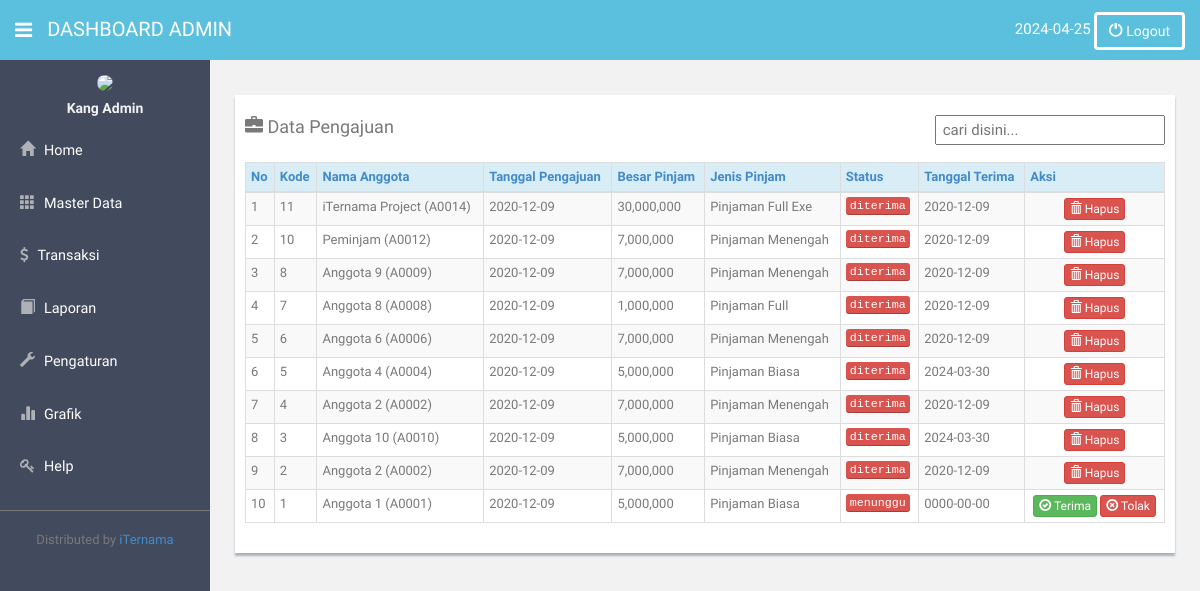
/koperasi/index.php?pilih=4.4&aksi=admin (signed in), run on the app's committed database.
### tables this page shows
CREATE TABLE `t_pengajuan` (
  `kode_pengajuan` int(4) NOT NULL,
  `tgl_pengajuan` date NOT NULL,
  `kode_anggota` varchar(10) NOT NULL,
  `kode_jenis_pinjam` varchar(10) NOT NULL,
  `besar_pinjam` int(11) NOT NULL,
  `tgl_acc` date NOT NULL,
  `status` varchar(12) NOT NULL
);

CREATE TABLE `t_anggota` (
  `kode_anggota` char(5) NOT NULL,
  `kode_tabungan` int(11) NOT NULL,
  `nama_anggota` varchar(50) NOT NULL,
  `alamat_anggota` varchar(100) NOT NULL,
  `jenis_kelamin` varchar(10) NOT NULL,
  `pekerjaan` varchar(50) NOT NULL,
  `tgl_masuk` date NOT NULL,
  `telp` varchar(12) NOT NULL,
  `tempat_lahir` varchar(20) NOT NULL,
  `tgl_lahir` date NOT NULL,
  `status` varchar(10) NOT NULL,
  `u_entry` varchar(50) NOT NULL,
  `tgl_entri` date NOT NULL
);

CREATE TABLE `t_jenis_pinjam` (
  `kode_jenis_pinjam` char(5) NOT NULL,
  `nama_pinjaman` varchar(50) NOT NULL,
  `lama_angsuran` int(11) NOT NULL,
  `maks_pinjam` double NOT NULL,
  `bunga` float NOT NULL,
  `u_entry` varchar(50) NOT NULL,
  `tgl_entri` date NOT NULL
);

### pengajuan/pengajuan.php (the view, shortened to what this page needs)
<head>
</head>
<?php
$aksi= isset($_GET['aksi']);
if($aksi=='admin')
{
 ?>
<div class="row mt">
 <div class="col-lg-12">
  <div class="form-panel">
   <h4 class="mb"><span class='glyphicon glyphicon-briefcase'></span> Data Pengajuan
                       <span style="float:right;"> <input type="text" id="cari" style="width:230px;height:30px;font-size:15px;" placeholder=" cari disini...">
                    </span></h4>
   <form class="form-inline" role="form">
  <table class="table table-bordered table-striped table-condensed">
    <thead>
    <tr class="info">
             <th><a href="#">No</a></th>
             <th><a href="#">Kode</a></th>
             <th><a href="#">Nama Anggota</a></th>
             <th><a href="#">Tanggal Pengajuan</a></th>
             <th><a href="#">Besar Pinjam</a></th>
             <th><a href="#">Jenis Pinjam</a></th>
             <th><a href="#">Status</a></th>
             <th><a href="#">Tanggal Terima</a></th>
             <th><a>Aksi</a></th>
        </tr>
    </thead><tbody id="fbody">
<?php
include "config/koneksi.php";
    $sqlku=mysqli_query($koneksi, "SELECT * from t_pengajuan order by kode_pengajuan desc");
  $no=1;
  while($data=mysqli_fetch_array($sqlku)){
?>
      <tr>
      <td><?php echo $no;?></td>
      <td><?php echo $data['kode_pengajuan'];?></td>
      <?php
      $isi=$data['kode_anggota'];
       $ang=mysqli_fetch_array(mysqli_query($koneksi, "SELECT * from t_anggota where kode_anggota='$isi'")); ?>
      <td><?php echo $ang['nama_anggota'];?> (<?php echo $isi;?>)</td>
      <td><?php echo $data['tgl_pengajuan'];?></td>
      <td><?php echo number_format($data['besar_pinjam']);?></td>
      <?php $rr=$data['kode_jenis_pinjam'];?>
    <?php $oo=mysqli_fetch_array(mysqli_query($koneksi, "SELECT*from t_jenis_pinjam where kode_jenis_pinjam='$rr'"));?>
      <td><?php echo $oo['nama_pinjaman'];?></td>
      <td><kbd style="background-color:#d9534f;"><?php echo $data['status'];?></kbd></td>
      <td><?php echo $data['tgl_acc'];?></td>
      <?php if($data['status']=='menunggu')
      {?>
        <td align="center">
        <a class="btn btn-success btn-xs" href="pengajuan/proses_pengajuan.php?proses=terima&kode_anggota=<?php echo $isi;?>&kode_pengajuan=<?php echo $data['kode_pengajuan'];?>"><i class="glyphicon glyphicon-ok-circle"></i> Terima</a>
        <a class="btn btn-danger btn-xs" href="pengajuan/proses_pengajuan.php?proses=tolak&kode_anggota=<?php echo $isi;?>&kode_pengajuan=<?php echo $data['kode_pengajuan'];?>"><i class="glyphicon glyphicon-remove-circle"></i> Tolak</a>
      </td>
        <?php } ?>
      <?php if($data['status']=='diterima')
      {?>
        <td align="center">
        <a class="btn btn-danger btn-xs" href="pengajuan/proses_pengajuan.php?proses=hapus&kode_anggota=<?php echo $isi;?>&kode_pengajuan=<?php echo $data['kode_pengajuan'];?>"><i class="glyphicon glyphicon-trash"></i> Hapus</a>
        </td>
        <?php } ?>
        </tr>
<?php
  $no++;}
?>
</tbody></table></div></form>
</div>
</div>
<?php }
?>

### koperasi/index.php (shortened to what this page needs)
<?php
	if(empty($_SESSION['kopname'])||empty($_SESSION['level'])){	?>
		<script>
    // alert("Anda Harus Login Dahulu");
    window.location="login/login.php";
    </script>
    <?php
	}else
    {
        $pilih = isset($_GET['pilih']) ? $_GET['pilih'] : '';
      switch($pilih){
        case "4.4"  : $tampil = "pengajuan/pengajuan.php"; break;
      }
?>
<!DOCTYPE html PUBLIC "-//W3C//DTD XHTML 1.0 Transitional//EN" "http://www.w3.org/TR/xhtml1/DTD/xhtml1-transitional.dtd">
<html xmlns="http://www.w3.org/1999/xhtml">
<head>
    <link href="Theme/assets/css/bootstrap.css" rel="stylesheet">
    <link href="Theme/assets/font-awesome/css/font-awesome.css" rel="stylesheet" />
    <link rel="stylesheet" type="text/css" href="Theme/assets/css/zabuto_calendar.css">
    <link rel="stylesheet" type="text/css" href="Theme/assets/js/gritter/css/jquery.gritter.css" />
    <link rel="stylesheet" type="text/css" href="Theme/assets/lineicons/style.css">
    <link href="Theme/assets/css/style.css" rel="stylesheet">
    <link href="Theme/assets/css/style-responsive.css" rel="stylesheet">
  </head>
</head>
<body>
<section id="container" >
      <?php
      if($_SESSION['level']=='admin')
      {
        echo '<header class="header" style="background-color:#5bc0de;">';
      }
      else if($_SESSION['level']=='operator')
      {
        echo '<header class="header" style="background-color:#5cb85c;">';
      }
      ?>
              <div class="sidebar-toggle-box" style="color:#fff;">
                  <div class="fa fa-bars tooltips" data-placement="right" data-original-title="Toggle Navigation"></div>
              </div>
            <a href="#" class="logo">Dashboard <?php echo $_SESSION['level'];?></a>
            <div class="top-menu">
              <ul style="float:right; margin-top:12px;">
                    <li>
                  <span style="font-size:15px;color:#FFF;"><?php echo date("Y-m-d"); ?></span>
                  <a class="logout" href="login/proses_logout.php">
                <?php
                      if($_SESSION['level']=='admin')
                      {
                        echo '<button class="btn btn-info" style="border:3px solid #fff;"><span class="glyphicon glyphicon-off"></span> Logout</button>';
                      }
                      else if($_SESSION['level']=='operator')
                      {
                        echo '<button class="btn btn-success" style="border:3px solid #fff;"><span class="glyphicon glyphicon-off"></span> Logout</button>';
                      }
                 ?>
                  </a></li>
              </ul>
            </div>
        </header>
      <aside>
          <div id="sidebar"  class="nav-collapse ">
              <?php
              if($_SESSION['level']=='admin')
              {
                ?>
                  <ul class="sidebar-menu" id="nav-accordion">
                  <p class="centered"><a href="#"><img src="Logo TEKKOM New 2023-01.png" class="img-circle" width="60"></a></p>
                  <h5 class="centered"><?php echo $_SESSION['kopname'];?></h5>
                  <li class="sub-menu">
                      <a href="index.php?pilih=home">
                          <i class="glyphicon glyphicon-home"></i>
                          <span style="font-size:120%; color:#fff;">Home</span>
                      </a>
                  </li>
                  <li class="sub-menu">
                      <a href="javascript:;" >
                          <i class="glyphicon glyphicon-th"></i>
                          <span style="font-size:120%; color:#fff;">Master Data</span>
                      </a>
                  </li>
                  <li class="sub-menu">
                      <a href="index.php?pilih=2.1">
                          <i class="fa fa-dollar"></i>
                          <span style="font-size:120%; color:#fff;">Transaksi</span>
                      </a>
                  </li>
                  <li class="sub-menu">
                      <a href="javascript:;" >
                          <i class="glyphicon glyphicon-book"></i>
                          <span style="font-size:120%; color:#fff;">Laporan</span>
                      </a>
                  </li>
                  <li class="sub-menu">
                      <a href="javascript:;" >
                          <i class="glyphicon glyphicon-wrench"></i>
                          <span style="font-size:120%; color:#fff;">Pengaturan</span>
                      </a>
                  </li>
                  <li class="sub-menu">
                      <a href="column/column.php" target="_blank">
                          <i class="glyphicon glyphicon-stats"></i>
                          <span style="font-size:120%; color:#fff;">Grafik</span>
                      </a>
                  </li>
                  <li class="sub-menu">
                      <a href="index.php?pilih=4.5">
                          <i class="fa fa-key"></i>
                          <span style="font-size:120%; color:#fff;">Help</span>
                      </a>
                  </li>
              </ul>
                <?php
              }
              ?>
              <hr>
              <center>Distributed by <a href="https://iternama.blogspot.com/" target="_blank" rel="noopener noreferrer">iTernama</a>
              </center>
          </div>
      </aside>
      <section id="main-content">
          <section class="wrapper">
          <?php
           include("$tampil");?>
          </section>
      </section>
  </section>
  <?php
   } ?>

### Theme/assets/css/style.css (style rules this page uses)
body { color: #797979; background: #f2f2f2; font-family: 'Ruda', sans-serif; padding: 0px !important; margin: 0px !important; font-size:13px; }
ul li { list-style: none; }
a, a:hover, a:focus { text-decoration: none; outline: none; }
#container { width: 100%; height: 100%; }
hr { margin-top: 20px; margin-bottom: 20px; border: 0; border-top: 1px solid #797979; }
.centered { text-align: center; }
.mt { margin-top: 25px; }
.mb { margin-bottom: 25px; }
#sidebar { width: 210px; height: 100%; position: fixed; background: #424a5d; }
#sidebar h5 { color: #f2f2f2; font-weight: 700; }
#sidebar ul li { position: relative; }
ul.sidebar-menu , ul.sidebar-menu li ul.sub { margin: -2px 0 0; padding: 0; }
ul.sidebar-menu { margin-top: 75px; }
ul.sidebar-menu li { margin-bottom: 5px; margin-left:10px; margin-right:10px; }
ul.sidebar-menu li.sub-menu { line-height: 15px; }
ul.sidebar-menu li a span { display: inline-block; }
ul.sidebar-menu li a { color: #aeb2b7; text-decoration: none; display: block; padding: 15px 0 15px 10px; font-size: 12px; outline: none; -webkit-transition: all 0.3s ease; -moz-transition: all 0.3s ease; -o-transition: all 0.3s ease; -ms-transition: all 0.3s ease; transition: all 0.3s ease; }
ul.sidebar-menu li a i { font-size: 15px; padding-right: 6px; }
#main-content { margin-left: 210px; }
.header, .footer { min-height: 60px; padding: 0 15px; }
.header { position: fixed; left: 0; right: 0; z-index: 1002; }
.wrapper { display: inline-block; margin-top: 60px; padding-left: 15px; padding-right: 15px; padding-bottom: 15px; padding-top: 0px; width: 100%; }
a.logo { font-size: 20px; color: #ffffff; float: left; margin-top: 15px; text-transform: uppercase; }
.sidebar-toggle-box { float: left; padding-right: 15px; margin-top: 20px; }
.sidebar-toggle-box .fa-bars { cursor: pointer; display: inline-block; font-size: 20px; }
.form-panel { background: #ffffff; margin: 10px; padding: 10px; box-shadow: 0px 3px 2px #aab2bd; text-align: left; }

### data on the page
t_pengajuan: kode_pengajuan "11", kode_anggota.nama_anggota "iTernama Project", kode_anggota "A0014", tgl_pengajuan "2020-12-09", besar_pinjam "30,000,000", kode_jenis_pinjam.nama_pinjaman "Pinjaman Full Exe", status "diterima", tgl_acc "2020-12-09"
t_pengajuan: kode_pengajuan "10", kode_anggota.nama_anggota "Peminjam", kode_anggota "A0012", tgl_pengajuan "2020-12-09", besar_pinjam "7,000,000", kode_jenis_pinjam.nama_pinjaman "Pinjaman Menengah", status "diterima", tgl_acc "2020-12-09"
t_pengajuan: kode_pengajuan "8", kode_anggota.nama_anggota "Anggota 9", kode_anggota "A0009", tgl_pengajuan "2020-12-09", besar_pinjam "7,000,000", kode_jenis_pinjam.nama_pinjaman "Pinjaman Menengah", status "diterima", tgl_acc "2020-12-09"
t_pengajuan: kode_pengajuan "7", kode_anggota.nama_anggota "Anggota 8", kode_anggota "A0008", tgl_pengajuan "2020-12-09", besar_pinjam "1,000,000", kode_jenis_pinjam.nama_pinjaman "Pinjaman Full", status "diterima", tgl_acc "2020-12-09"
t_pengajuan: kode_pengajuan "6", kode_anggota.nama_anggota "Anggota 6", kode_anggota "A0006", tgl_pengajuan "2020-12-09", besar_pinjam "7,000,000", kode_jenis_pinjam.nama_pinjaman "Pinjaman Menengah", status "diterima", tgl_acc "2020-12-09"
t_pengajuan: kode_pengajuan "5", kode_anggota.nama_anggota "Anggota 4", kode_anggota "A0004", tgl_pengajuan "2020-12-09", besar_pinjam "5,000,000", kode_jenis_pinjam.nama_pinjaman "Pinjaman Biasa", status "diterima", tgl_acc "2024-03-30"
t_pengajuan: kode_pengajuan "4", kode_anggota.nama_anggota "Anggota 2", kode_anggota "A0002", tgl_pengajuan "2020-12-09", besar_pinjam "7,000,000", kode_jenis_pinjam.nama_pinjaman "Pinjaman Menengah", status "diterima", tgl_acc "2020-12-09"
t_pengajuan: kode_pengajuan "3", kode_anggota.nama_anggota "Anggota 10", kode_anggota "A0010", tgl_pengajuan "2020-12-09", besar_pinjam "5,000,000", kode_jenis_pinjam.nama_pinjaman "Pinjaman Biasa", status "diterima", tgl_acc "2024-03-30"
t_pengajuan: kode_pengajuan "2", kode_anggota.nama_anggota "Anggota 2", kode_anggota "A0002", tgl_pengajuan "2020-12-09", besar_pinjam "7,000,000", kode_jenis_pinjam.nama_pinjaman "Pinjaman Menengah", status "diterima", tgl_acc "2020-12-09"
t_pengajuan: kode_pengajuan "1", kode_anggota.nama_anggota "Anggota 1", kode_anggota "A0001", tgl_pengajuan "2020-12-09", besar_pinjam "5,000,000", kode_jenis_pinjam.nama_pinjaman "Pinjaman Biasa", status "menunggu", tgl_acc "0000-00-00"

### other printed values
$_SESSION['level'] "ADMIN"
$_SESSION['kopname'] "Kang Admin"
